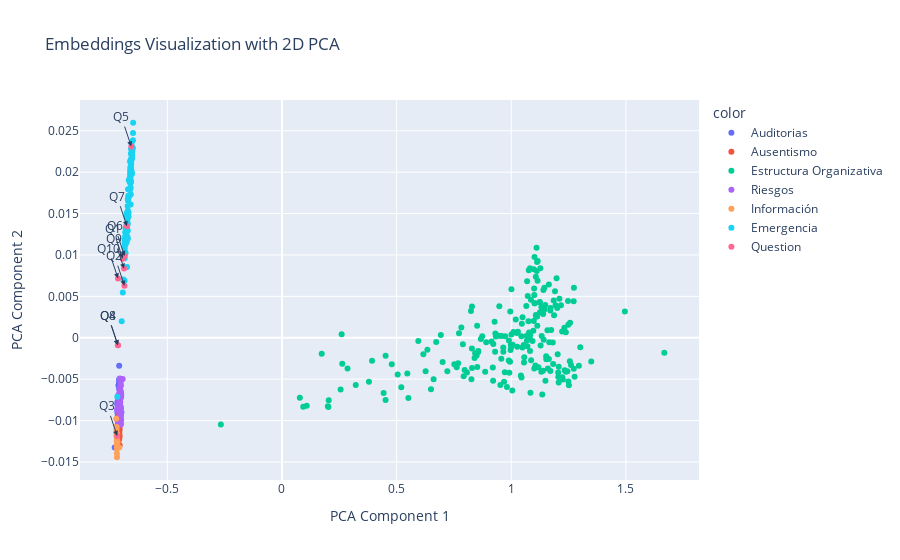
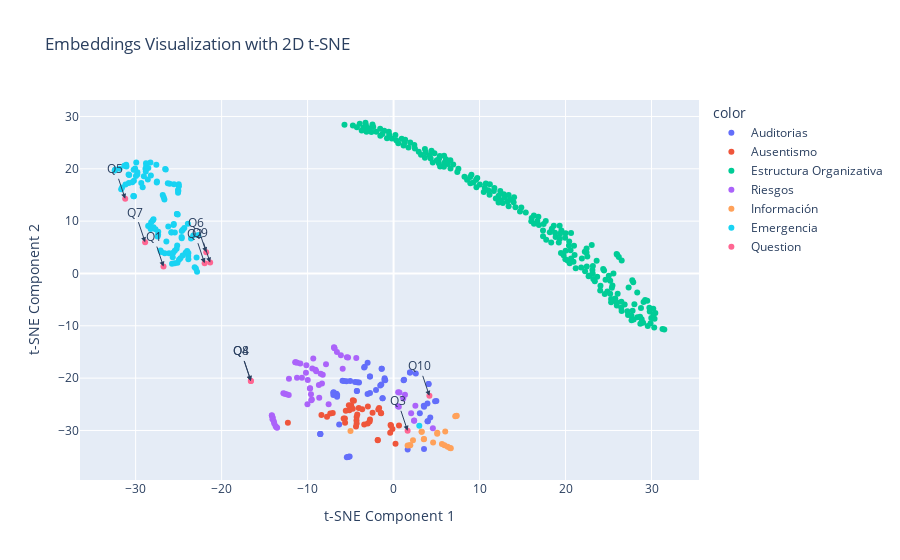
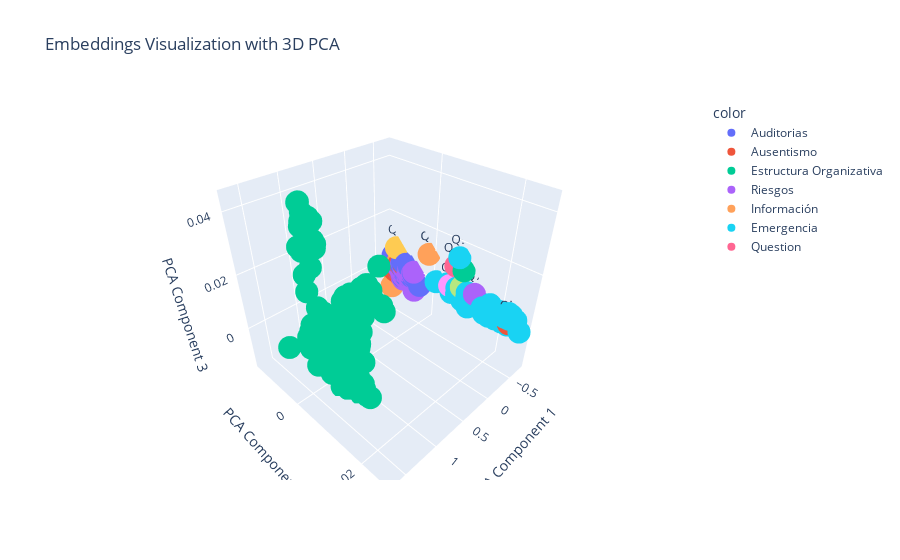
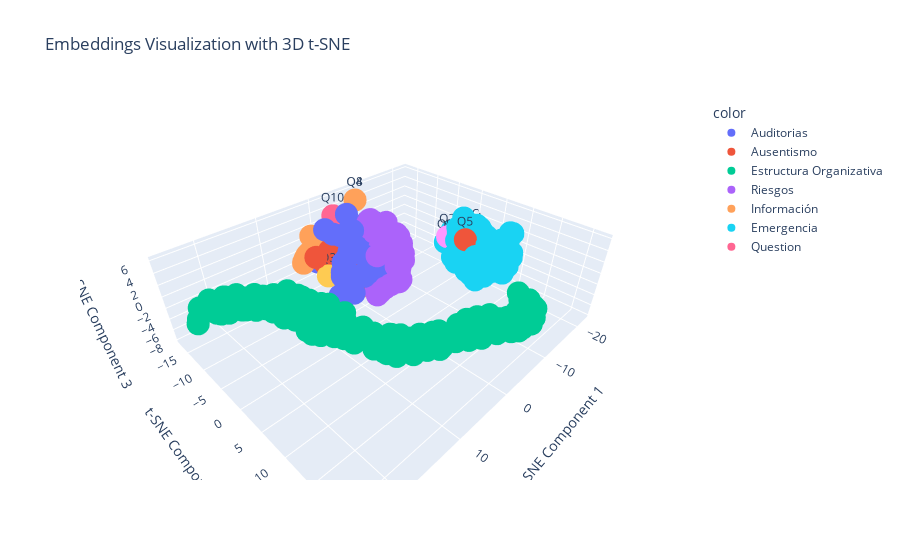

Notebook code cell kept with these figures, in order:
### Code cell
# Collecting sentence embeddings for each model
model_embeddings = []
model_labels = []
models_list = []

for key, model in models.items():
    for paragraph in model.original_paragraphs:
        embedding = model._get_sentence_embedding(paragraph)
        model_embeddings.append(embedding)
        model_labels.append(key)
    models_list.append(key)

# Collecting embeddings for questions and finding the closest model for each question
question_embeddings = []
question_closest_models = []
question_similarities = []
question_closest_paragraphs = []

for question in questions:
    query_embedding = model._get_sentence_embedding(question)
    question_embeddings.append(query_embedding)
    
    # Find the closest model
    closest_model = None
    highest_similarity = -1
    closest_paragraph = ""
    for model_name, model in models.items():
        similarities = [
            (model._cosine_similarity(query_embedding, model._get_sentence_embedding(paragraph)), paragraph)
            for paragraph in model.original_paragraphs
        ]
        max_similarity, best_paragraph = max(similarities, key=lambda x: x[0])
        if max_similarity > highest_similarity:
            highest_similarity = max_similarity
            closest_model = model_name
            closest_paragraph = best_paragraph
    
    question_closest_models.append(closest_model)
    question_similarities.append(highest_similarity)
    question_closest_paragraphs.append(closest_paragraph)

# Printing questions and their related data based on similarity
for question, closest_model, similarity in zip(questions, question_closest_models, question_similarities):
    if similarity > 0.75:
        print(f"Question: {question}")
        print(f"Closest Model: {closest_model}")
        print(f"Similarity: {similarity:.2f}")
        print()
    else:
        print(f"'{question}' does not have enough similarity")

# Combining model embeddings and question embeddings
all_embeddings = np.array(model_embeddings + question_embeddings)
labels = model_labels + ["Question"] * len(questions)
hover_texts = model_labels + [
    f"Question: {question}<br>Closest Model: {closest_model}<br>Similarity: {similarity:.2f}<br>Chunk: {closest_paragraph[:100]}..."
    for question, closest_model, similarity, closest_paragraph in zip(questions, question_closest_models, question_similarities, question_closest_paragraphs)
]

# Reducing dimensionality using PCA for 2D and 3D plots
pca_2d = PCA(n_components=2)
pca_2d_result = pca_2d.fit_transform(all_embeddings)

pca_3d = PCA(n_components=3)
pca_3d_result = pca_3d.fit_transform(all_embeddings)

# Reducing dimensionality using t-SNE for 2D and 3D plots
tsne_2d = TSNE(n_components=2, random_state=42)
tsne_2d_result = tsne_2d.fit_transform(all_embeddings)

tsne_3d = TSNE(n_components=3, random_state=42)
tsne_3d_result = tsne_3d.fit_transform(all_embeddings)

# Plotting with 2D PCA
fig_pca = px.scatter(
    x=pca_2d_result[:, 0], 
    y=pca_2d_result[:, 1], 
    color=labels, 
    hover_data={'label': hover_texts},
    labels={'x': 'PCA Component 1', 'y': 'PCA Component 2'},
    title="Embeddings Visualization with 2D PCA"
)

# Adding annotations for questions in 2D PCA plot
for i, question in enumerate(questions):
    fig_pca.add_annotation(
        x=pca_2d_result[len(model_embeddings) + i, 0], 
        y=pca_2d_result[len(model_embeddings) + i, 1], 
        text=f"Q{i+1}", 
        showarrow=True,
        arrowhead=2
    )

# Plotting with 2D t-SNE
fig_tsne = px.scatter(
    x=tsne_2d_result[:, 0], 
    y=tsne_2d_result[:, 1], 
    color=labels, 
    hover_data={'label': hover_texts},
    labels={'x': 't-SNE Component 1', 'y': 't-SNE Component 2'},
    title="Embeddings Visualization with 2D t-SNE"
)

# Adding annotations for questions in 2D t-SNE plot
for i, question in enumerate(questions):
    fig_tsne.add_annotation(
        x=tsne_2d_result[len(model_embeddings) + i, 0], 
        y=tsne_2d_result[len(model_embeddings) + i, 1], 
        text=f"Q{i+1}", 
        showarrow=True,
        arrowhead=2
    )

# Plotting with 3D PCA
fig_pca_3d = px.scatter_3d(
    x=pca_3d_result[:, 0], 
    y=pca_3d_result[:, 1], 
    z=pca_3d_result[:, 2], 
    color=labels, 
    hover_data={'label': hover_texts},
    labels={'x': 'PCA Component 1', 'y': 'PCA Component 2', 'z': 'PCA Component 3'},
    title="Embeddings Visualization with 3D PCA"
)

# Adding annotations for questions in 3D PCA plot
for i, question in enumerate(questions):
    fig_pca_3d.add_trace(go.Scatter3d(
        x=[pca_3d_result[len(model_embeddings) + i, 0]],
        y=[pca_3d_result[len(model_embeddings) + i, 1]],
        z=[pca_3d_result[len(model_embeddings) + i, 2]],
        text=f"Q{i+1}",
        mode='markers+text',
        textposition='top center',
        showlegend=False
    ))

# Plotting with 3D t-SNE
fig_tsne_3d = px.scatter_3d(
    x=tsne_3d_result[:, 0], 
    y=tsne_3d_result[:, 1], 
    z=tsne_3d_result[:, 2], 
    color=labels, 
    hover_data={'label': hover_texts},
    labels={'x': 't-SNE Component 1', 'y': 't-SNE Component 2', 'z': 't-SNE Component 3'},
    title="Embeddings Visualization with 3D t-SNE"
)

# Adding annotations for questions in 3D t-SNE plot
for i, question in enumerate(questions):
    fig_tsne_3d.add_trace(go.Scatter3d(
        x=[tsne_3d_result[len(model_embeddings) + i, 0]],
        y=[tsne_3d_result[len(model_embeddings) + i, 1]],
        z=[tsne_3d_result[len(model_embeddings) + i, 2]],
        text=f"Q{i+1}",
        mode='markers+text',
        textposition='top center',
        showlegend=False
    ))

# Show plots
fig_pca.show()
fig_tsne.show()
fig_pca_3d.show()
fig_tsne_3d.show()
